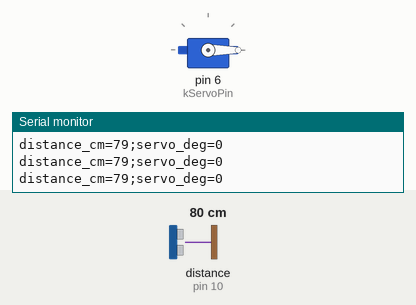
Bench run of a sketch on a simulated Arduino Uno, built with avr-gcc and run on an emulated ATmega328P. On the bench: servo, the last lines printed to the serial monitor. Wiring (inferred from the names in the program): ultrasonic range finder: trigger pin 9; echo pin 10. The test bench sets the inputs (shaded band); at power-on: distance to the obstacle (sensor on pin 10) 80 cm. The echo pulse lasts 58.3 µs per cm.

Above: at 1.2 s.
1.3 s: distance to the obstacle (sensor on pin 10) set to 23 cm
4.3 s: distance to the obstacle (sensor on pin 10) set to 20 cm
At 5.1 s:
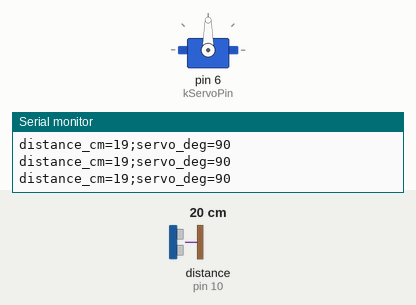
5.9 s: distance to the obstacle (sensor on pin 10) set to 60 cm
At 7.1 s:
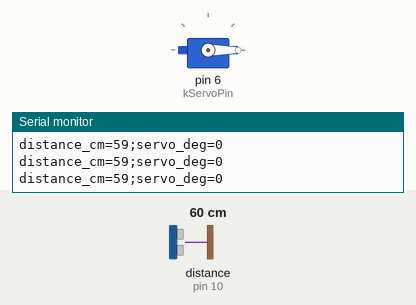
7.4 s: distance to the obstacle (sensor on pin 10) set to 18 cm
At 8.6 s:
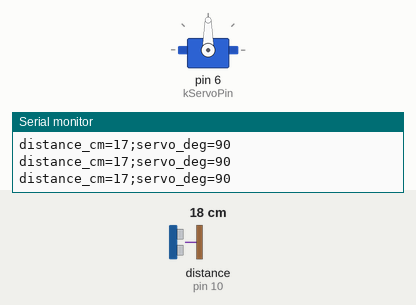
Timing chart, 0 to 10.0 s (numbered marks = the images above; inputs shaded):
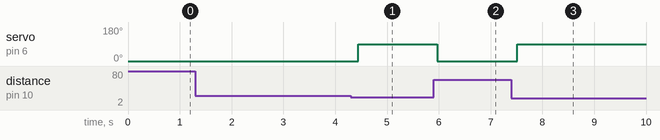

Measured:
- the behaviour switches between 22 and 21 cm on distance to the obstacle (sensor on pin 10) (found by bisection; images 0 and 1)
- after the input at 4.3 s, servo on pin 6 (kServoPin): 0° → 90° after 0.15 s
- after the input at 5.9 s, servo on pin 6 (kServoPin): 90° → 0° after 0.07 s
- after the input at 7.4 s, servo on pin 6 (kServoPin): 0° → 90° after 0.11 s

The sketch:

ultrasonic_servo.ino
```cpp
#include <Servo.h>
#include "controller.h"

// Pin mapping is a reproducible EXAMPLE, not a readback of the original project.
constexpr byte kTrigPin = 9;
constexpr byte kEchoPin = 10;
constexpr byte kServoPin = 6;
constexpr unsigned long kEchoTimeoutMicroseconds = 30000UL;

Servo gateServo;

void setup() {
  pinMode(kTrigPin, OUTPUT);
  pinMode(kEchoPin, INPUT);
  digitalWrite(kTrigPin, LOW);
  gateServo.attach(kServoPin);
  gateServo.write(0);
  Serial.begin(9600);
}

void loop() {
  digitalWrite(kTrigPin, LOW);
  delayMicroseconds(2);
  digitalWrite(kTrigPin, HIGH);
  delayMicroseconds(10);
  digitalWrite(kTrigPin, LOW);

  const unsigned long duration = pulseIn(kEchoPin, HIGH, kEchoTimeoutMicroseconds);
  const bool echoValid = duration > 0;
  // Round-trip ultrasound travel time: 0.0343 cm/microsecond / 2.
  const int distanceCm = echoValid ? static_cast<int>(duration * 0.0343 / 2.0) : 0;
  const int angle = targetServoAngle(distanceCm, echoValid);
  gateServo.write(angle);

  Serial.print("distance_cm=");
  if (echoValid) Serial.print(distanceCm);
  else Serial.print("NO_ECHO");
  Serial.print(";servo_deg=");
  Serial.println(angle);
  delay(150);
}
```

controller.h
```cpp
#ifndef TRUSTNOPEPS_MECHATRONICS_CONTROLLER_H
#define TRUSTNOPEPS_MECHATRONICS_CONTROLLER_H

// Example learning threshold; not calibrated against physical hardware.
constexpr int kDetectionThresholdCm = 20;

inline int targetServoAngle(int distanceCm, bool echoValid) {
  if (!echoValid || distanceCm <= 0) return 0;
  return distanceCm <= kDetectionThresholdCm ? 90 : 0;
}

#endif
```
